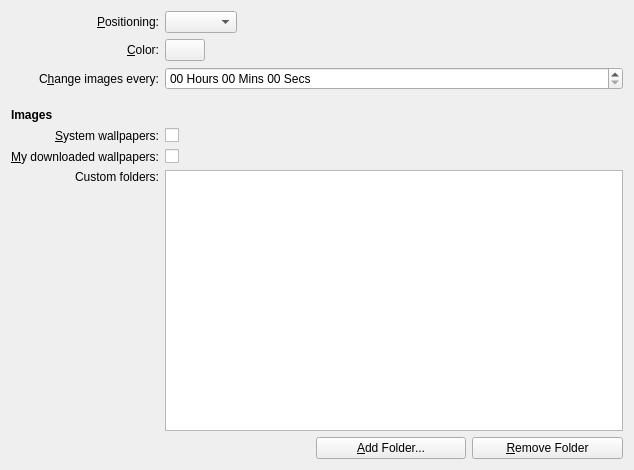
<?xml version="1.0" encoding="UTF-8"?>
<ui version="4.0">
 <class>SlideshowConfig</class>
 <widget class="QWidget" name="SlideshowConfig">
  <property name="geometry">
   <rect>
    <x>0</x>
    <y>0</y>
    <width>634</width>
    <height>470</height>
   </rect>
  </property>
  <layout class="QGridLayout" name="gridLayout">
   <item row="0" column="0">
    <widget class="QLabel" name="label_4">
     <property name="text">
      <string>&amp;Positioning:</string>
     </property>
     <property name="alignment">
      <set>Qt::AlignRight|Qt::AlignTrailing|Qt::AlignVCenter</set>
     </property>
     <property name="buddy">
      <cstring>m_resizeMethod</cstring>
     </property>
    </widget>
   </item>
   <item row="0" column="1">
    <layout class="QHBoxLayout" name="horizontalLayout">
     <item>
      <widget class="QComboBox" name="m_resizeMethod">
       <property name="sizePolicy">
        <sizepolicy hsizetype="Preferred" vsizetype="Fixed">
         <horstretch>0</horstretch>
         <verstretch>0</verstretch>
        </sizepolicy>
       </property>
      </widget>
     </item>
     <item>
      <spacer name="horizontalSpacer_2">
       <property name="orientation">
        <enum>Qt::Horizontal</enum>
       </property>
       <property name="sizeHint" stdset="0">
        <size>
         <width>40</width>
         <height>20</height>
        </size>
       </property>
      </spacer>
     </item>
    </layout>
   </item>
   <item row="1" column="0">
    <widget class="QLabel" name="label_5">
     <property name="text">
      <string>&amp;Color:</string>
     </property>
     <property name="alignment">
      <set>Qt::AlignRight|Qt::AlignTrailing|Qt::AlignVCenter</set>
     </property>
     <property name="buddy">
      <cstring>m_color</cstring>
     </property>
    </widget>
   </item>
   <item row="1" column="1">
    <layout class="QHBoxLayout" name="horizontalLayout_3">
     <item>
      <widget class="KColorButton" name="m_color">
       <property name="toolTip">
        <string>Change wallpaper frame color</string>
       </property>
       <property name="whatsThis">
        <string>Change the color of the frame that it may be visible when the wallpaper is centered or scaled with the same proportions.</string>
       </property>
       <property name="color">
        <color>
         <red>70</red>
         <green>90</green>
         <blue>130</blue>
        </color>
       </property>
       <property name="defaultColor">
        <color>
         <red>70</red>
         <green>90</green>
         <blue>130</blue>
        </color>
       </property>
      </widget>
     </item>
     <item>
      <spacer name="horizontalSpacer_3">
       <property name="orientation">
        <enum>Qt::Horizontal</enum>
       </property>
       <property name="sizeHint" stdset="0">
        <size>
         <width>325</width>
         <height>20</height>
        </size>
       </property>
      </spacer>
     </item>
    </layout>
   </item>
   <item row="2" column="0">
    <widget class="QLabel" name="label_2">
     <property name="sizePolicy">
      <sizepolicy hsizetype="Minimum" vsizetype="Preferred">
       <horstretch>0</horstretch>
       <verstretch>0</verstretch>
      </sizepolicy>
     </property>
     <property name="text">
      <string>C&amp;hange images every:</string>
     </property>
     <property name="alignment">
      <set>Qt::AlignRight|Qt::AlignTrailing|Qt::AlignVCenter</set>
     </property>
     <property name="buddy">
      <cstring>m_slideshowDelay</cstring>
     </property>
    </widget>
   </item>
   <item row="2" column="1">
    <widget class="QDateTimeEdit" name="m_slideshowDelay">
     <property name="dateTime">
      <datetime>
       <hour>0</hour>
       <minute>0</minute>
       <second>0</second>
       <year>2000</year>
       <month>1</month>
       <day>1</day>
      </datetime>
     </property>
     <property name="time">
      <time>
       <hour>0</hour>
       <minute>0</minute>
       <second>0</second>
      </time>
     </property>
     <property name="currentSection">
      <enum>QDateTimeEdit::HourSection</enum>
     </property>
     <property name="displayFormat">
      <string comment="(qtdt-format) Please do not change the quotes (') and translate only the content of the quotes.">hh 'Hours' mm 'Mins' ss 'Secs'</string>
     </property>
    </widget>
   </item>
   <item row="3" column="0">
    <spacer name="verticalSpacer">
     <property name="orientation">
      <enum>Qt::Vertical</enum>
     </property>
     <property name="sizeType">
      <enum>QSizePolicy::Fixed</enum>
     </property>
     <property name="sizeHint" stdset="0">
      <size>
       <width>20</width>
       <height>12</height>
      </size>
     </property>
    </spacer>
   </item>
   <item row="4" column="0">
    <widget class="QLabel" name="label_6">
     <property name="text">
      <string>&lt;b&gt;Images&lt;/b&gt;</string>
     </property>
    </widget>
   </item>
   <item row="5" column="0">
    <widget class="QLabel" name="label">
     <property name="text">
      <string>&amp;System wallpapers:</string>
     </property>
     <property name="alignment">
      <set>Qt::AlignRight|Qt::AlignTrailing|Qt::AlignVCenter</set>
     </property>
     <property name="buddy">
      <cstring>m_systemCheckBox</cstring>
     </property>
    </widget>
   </item>
   <item row="5" column="1">
    <widget class="QCheckBox" name="m_systemCheckBox">
     <property name="toolTip">
      <string>Use system-installed wallpapers in slideshow</string>
     </property>
     <property name="text">
      <string/>
     </property>
     <property name="checked">
      <bool>false</bool>
     </property>
    </widget>
   </item>
   <item row="6" column="0">
    <widget class="QLabel" name="label_3">
     <property name="text">
      <string>&amp;My downloaded wallpapers:</string>
     </property>
     <property name="alignment">
      <set>Qt::AlignRight|Qt::AlignTrailing|Qt::AlignVCenter</set>
     </property>
     <property name="buddy">
      <cstring>m_downloadedCheckBox</cstring>
     </property>
    </widget>
   </item>
   <item row="6" column="1">
    <widget class="QCheckBox" name="m_downloadedCheckBox">
     <property name="toolTip">
      <string>Use wallpapers I have downloaded with &quot;Get New Wallpapers...&quot; in slideshow</string>
     </property>
     <property name="text">
      <string/>
     </property>
     <property name="checked">
      <bool>false</bool>
     </property>
    </widget>
   </item>
   <item row="7" column="0">
    <widget class="QLabel" name="label_7">
     <property name="text">
      <string>Custom folders:</string>
     </property>
     <property name="alignment">
      <set>Qt::AlignRight|Qt::AlignTop|Qt::AlignTrailing</set>
     </property>
     <property name="buddy">
      <cstring>m_downloadedCheckBox</cstring>
     </property>
    </widget>
   </item>
   <item row="7" column="1">
    <widget class="KListWidget" name="m_dirlist"/>
   </item>
   <item row="8" column="1">
    <layout class="QHBoxLayout" name="horizontalLayout_2">
     <item>
      <spacer name="horizontalSpacer">
       <property name="orientation">
        <enum>Qt::Horizontal</enum>
       </property>
       <property name="sizeHint" stdset="0">
        <size>
         <width>40</width>
         <height>20</height>
        </size>
       </property>
      </spacer>
     </item>
     <item>
      <widget class="KPushButton" name="m_addDir">
       <property name="sizePolicy">
        <sizepolicy hsizetype="Expanding" vsizetype="Fixed">
         <horstretch>0</horstretch>
         <verstretch>0</verstretch>
        </sizepolicy>
       </property>
       <property name="text">
        <string>&amp;Add Folder...</string>
       </property>
      </widget>
     </item>
     <item>
      <widget class="KPushButton" name="m_removeDir">
       <property name="sizePolicy">
        <sizepolicy hsizetype="Expanding" vsizetype="Fixed">
         <horstretch>0</horstretch>
         <verstretch>0</verstretch>
        </sizepolicy>
       </property>
       <property name="text">
        <string>&amp;Remove Folder</string>
       </property>
      </widget>
     </item>
    </layout>
   </item>
  </layout>
 </widget>
 <customwidgets>
  <customwidget>
   <class>KColorButton</class>
   <extends>QPushButton</extends>
   <header>kcolorbutton.h</header>
  </customwidget>
  <customwidget>
   <class>KPushButton</class>
   <extends>QPushButton</extends>
   <header>kpushbutton.h</header>
  </customwidget>
  <customwidget>
   <class>KListWidget</class>
   <extends>QListWidget</extends>
   <header>klistwidget.h</header>
  </customwidget>
 </customwidgets>
 <tabstops>
  <tabstop>m_resizeMethod</tabstop>
  <tabstop>m_color</tabstop>
  <tabstop>m_slideshowDelay</tabstop>
  <tabstop>m_systemCheckBox</tabstop>
  <tabstop>m_downloadedCheckBox</tabstop>
  <tabstop>m_dirlist</tabstop>
  <tabstop>m_addDir</tabstop>
  <tabstop>m_removeDir</tabstop>
 </tabstops>
 <resources/>
 <connections/>
</ui>
